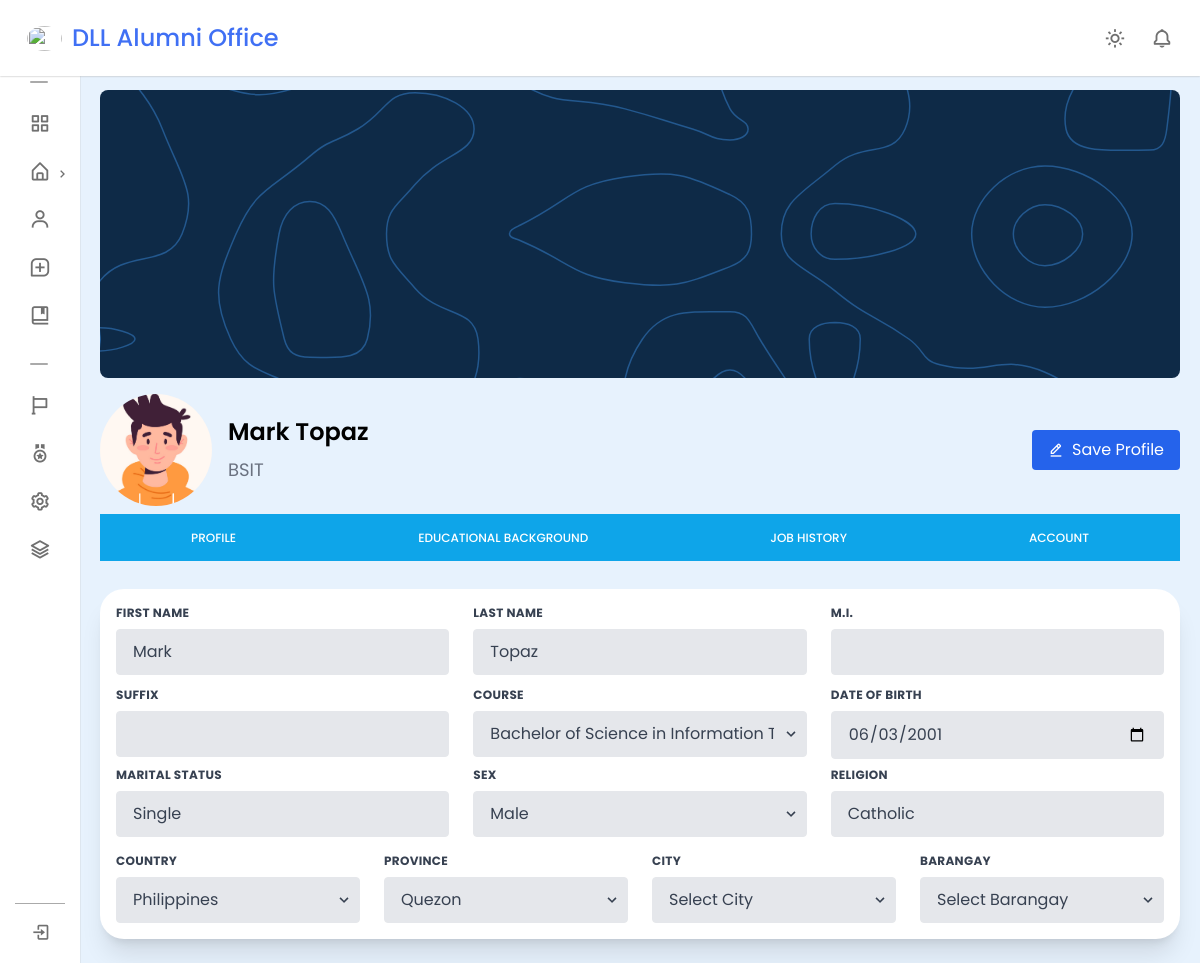
/alumni/A10002/, run on an earlier commit of the app's database.
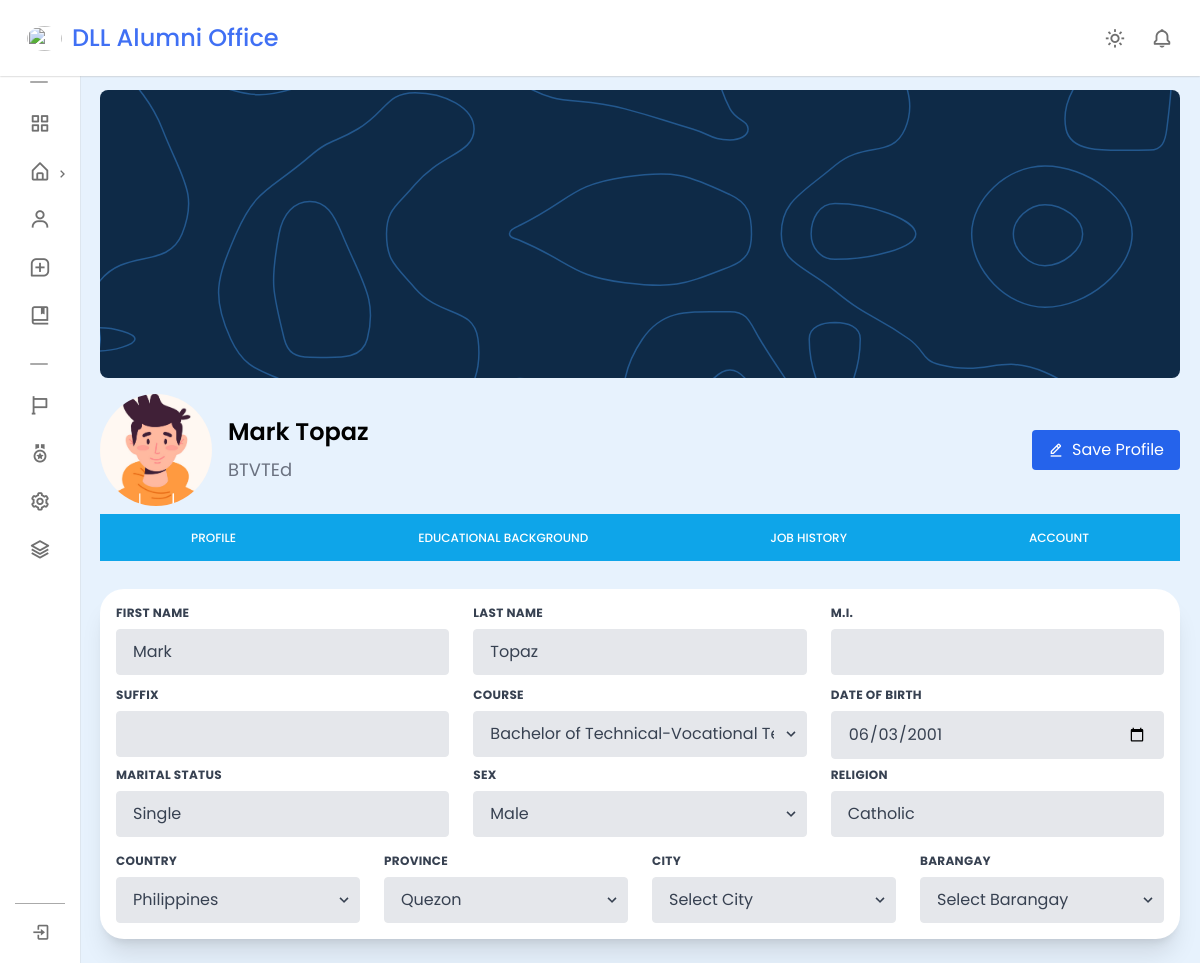
And on a later commit of the database.
### AlumniManagement/models.py (models this page shows, shortened)
class Alumni_Demographic_Profile(models.Model):
    user = models.OneToOneField(User, on_delete=models.CASCADE, blank=True, null=True)
    alumni_id = models.CharField(primary_key=True, max_length=6)
    fname = models.CharField(max_length=64)
    lname = models.CharField(max_length=64)
    mi = models.CharField(max_length=2, blank=True)
    suffix = models.CharField(max_length=3, blank=True)
    course_id = models.ForeignKey(Course, on_delete=models.CASCADE)
    sex = models.CharField(max_length=10, choices=SEX_CHOICES)
    religion = models.CharField(max_length=64)
    marital_status = models.CharField(max_length=64)
    date_of_birth = models.DateField()
    country = models.ForeignKey(Country, on_delete=models.CASCADE)
    province = models.ForeignKey(Province, on_delete=models.CASCADE)
    city = models.ForeignKey(City, on_delete=models.CASCADE)
    barangay = models.ForeignKey(Barangay, on_delete=models.CASCADE)

class Course(models.Model):
    course_id = models.CharField(max_length=6, primary_key=True)
    course_name = models.CharField(max_length=64, blank=False)
    course_desc = models.CharField(max_length=255, blank=True)
    field_type = models.CharField(max_length=64, choices=FIELD_CHOICES, default='technology')
    def __str__(self):
        return f'{self.course_id}'

class Country(models.Model):
    country_name = models.CharField(max_length=64)
    def __str__(self):
        return self.country_name

### AlumniManagement/views.py (the view, shortened to what this page needs)
# urls.py: path('alumni/<str:alumni_id>/', views.alumni_profile, name='alumni_profile'),
def alumni_profile(request, alumni_id):
    alumni = Alumni_Demographic_Profile.objects.get(alumni_id=alumni_id)
    graduate = Graduate.objects.get(alumni=alumni)
    current_jobs = Current_Job.objects.filter(alumni__alumni_id=alumni_id)
    prev_jobs = Previous_Job.objects.filter(alumni__alumni_id=alumni_id)
    countries = Country.objects.all()
    courses = Course.objects.all()
    alumni_country = alumni.country
    alumni_province = alumni.province
    alumni_city = alumni.city
    alumni_barangay = alumni.barangay
    alumni_course_id = str(alumni.course_id)
    context = {
        'alumni':alumni,
        'graduate': graduate,
        'countries': countries,
        'current_jobs': current_jobs,
        'prev_jobs': prev_jobs,
        'courses': courses,
        'alumni_course_id': alumni_course_id,
        'field_choices': FIELD_CHOICES,
        'sex_choices': SEX_CHOICES,
        'alumni_country': alumni_country,
        'alumni_province': alumni_province,
        'alumni_city': alumni_city,
        'alumni_barangay': alumni_barangay,
    }
    return render(request, 'AlumniManagement/alumni_profile.html', context)

### AlumniManagement/models.py (called while the page is built)
    def __str__(self):
        return self.province_name

    def __str__(self):
        return self.city_name

    def __str__(self):
        return self.barangay_name

### AlumniManagement/templates/AlumniManagement/alumni_profile.html (shortened to what the changed rows need)
{% extends 'base_alumni_management.html' %}
{% block content %}
{% load static %}
<link rel="stylesheet" type="text/css" href="{% static 'AlumniManagement/css/alumni_profile.css' %}">
<div>
    <div class="flex items-center gap-4 mt-4">
        <div>
            <h2 class="text-2xl font-semibold mb-2">{{alumni.fname}} {{alumni.mi}} {{alumni.lname}}</h2>
            <span class="text-lg text-gray-500">{{alumni.course_id}}</span>
        </div>
    </div>
    <form class="mb-6" id="myForm" method="POST">
        <div id="tab1" class="tab-content flex flex-wrap rounded-3xl shadow-xl bg-blend-color bg-white p-2 pb-0 pt-4 md:p-4">
            <div class="flex flex-wrap -mx-3">
                <div class="w-full md:w-1/3 px-3 mb-5 sm:mb-0">
                    <label class=" block uppercase tracking-wide text-gray-700 text-xs font-bold mb-2" for="grid-first-name">
                        First Name
                    </label>
                    <input name="fname" required maxlength="64" class="transition ease-linear delay-75 bg-blue-500 focus:-translate-y-1 focus:scale-105 focus:bg-indigo-500 duration-300 appearance-none block w-full bg-gray-200 text-gray-700 border border-grey-200 rounded py-3 px-4 mb-3 leading-tight focus:outline-none focus:bg-white" id="grid-first-name" type="text" value="{{alumni.fname}}">
                </div>
                <div class="w-full md:w-1/3 px-3 mb-5 sm:mb-0">
                    <label class="block uppercase tracking-wide text-gray-700 text-xs font-bold mb-2" for="grid-last-name">
                        Last Name
                    </label>
                    <input name="lname" required maxlength="64" class="transition ease-linear delay-75 bg-blue-500 focus:-translate-y-1 focus:scale-105 focus:bg-indigo-500 duration-300 appearance-none block w-full bg-gray-200 text-gray-700 border border-gray-200 rounded py-3 px-4 leading-tight focus:outline-none focus:bg-white focus:border-gray-500" id="grid-last-name" type="text" value="{{alumni.lname}}">
                </div>
            </div>
            <div class="flex flex-wrap -mx-3 mb-2">
                <div class="w-full md:w-1/3 px-3 mb-5 sm:mb-0">
                    <div class="relative">
                        <select name="course" required class="block appearance-none w-full bg-gray-200 border border-gray-200 text-gray-700 py-3 px-4 pr-8 rounded leading-tight focus:outline-none focus:bg-white focus:border-gray-500" id="course">
                            {% for course in courses %}
                                <option value="{{ course.course_id }}" {% if course.course_id == alumni_course_id %}
                                    selected
                                {% endif %}>{{ course.course_name }}</option>
                            {% endfor %}
                        </select>
                        <div class="pointer-events-none absolute inset-y-0 right-0 flex items-center px-2 text-gray-700">
                        </div>
                    </div>
                </div>
                <div class="w-full md:w-1/3 px-3 mb-5 sm:mb-0">
                    <label class="block uppercase tracking-wide text-gray-700 text-xs font-bold mb-2" for="grid-course-name">
                        Date of Birth
                    </label>
                    <input name="date_of_birth" required class="transition ease-linear delay-75 bg-blue-500 focus:-translate-y-1 focus:scale-105 focus:bg-indigo-500 duration-300 appearance-none block w-full bg-gray-200 text-gray-700 border border-gray-200 rounded py-3 px-4 leading-tight focus:outline-none focus:bg-white focus:border-gray-500" id="grid-course-name" type="date" value="{{alumni.date_of_birth|date:'Y-m-d'}}">
                </div>
            </div>
            <div class="flex flex-wrap -mx-3 mb-2">
                <div class="w-full md:w-1/3 px-3 mb-5 sm:mb-0">
                    <label class="block uppercase tracking-wide text-gray-700 text-xs font-bold mb-2" for="grid-status-name">
                        Marital Status
                    </label>
                    <input name="marital_status" maxlength="64" class="transition ease-linear delay-75 bg-blue-500 focus:-translate-y-1 focus:scale-105 focus:bg-indigo-500 duration-300 appearance-none block w-full bg-gray-200 text-gray-700 border border-gray-200 rounded py-3 px-4 leading-tight focus:outline-none focus:bg-white focus:border-gray-500" id="grid-status-name" type="text" value="{{alumni.marital_status}}">
                </div>
                <div class="w-full md:w-1/3 px-3 mb-5 sm:mb-0">
                    <div class="relative">
                        <select name="sex" required class="block appearance-none w-full bg-gray-200 border border-gray-200 text-gray-700 py-3 px-4 pr-8 rounded leading-tight focus:outline-none focus:bg-white focus:border-gray-500" id="sex">
                            {% for sex_choice in sex_choices %}
                            <option value="{{ sex_choice.0 }}" {% if sex_choice.0 == alumni.sex %}
                                selected
                            {% endif %}>{{ sex_choice.1 }}</option>
                            {% endfor %}
                        </select>
                        <div class="pointer-events-none absolute inset-y-0 right-0 flex items-center px-2 text-gray-700">
                        </div>
                    </div>
                </div>
                <div class="w-full md:w-1/3 px-3 mb-2">
                    <label class="block uppercase tracking-wide text-gray-700 text-xs font-bold mb-2" for="grid-religion-name">
                        Religion
                    </label>
                    <input name="religion" maxlength="64" class="transition ease-linear delay-75 bg-blue-500 focus:-translate-y-1 focus:scale-105 focus:bg-indigo-500 duration-300 appearance-none block w-full bg-gray-200 text-gray-700 border border-gray-200 rounded py-3 px-4 leading-tight focus:outline-none focus:bg-white focus:border-gray-500" id="grid-religion-name" type="text" value="{{alumni.religion}}">
                </div>
            </div>
            <div class="flex flex-wrap -mx-3 ">
                <div class="w-full md:w-1/4 px-3 mb-6 sm:mb-0">
                    <div class="relative">
                        <select name="country" required class="block appearance-none w-full bg-gray-200 border border-gray-200 text-gray-700 py-3 px-4 pr-8 rounded leading-tight focus:outline-none focus:bg-white focus:border-gray-500" id="country">
                            {% for country in countries %}
                            <option value="{{ country.id }}" {% if country.id == alumni.country.id %}
                                selected
                            {% endif %}>{{ country.country_name }}</option>
                            {% endfor %}
                        </select>
                        <div class="pointer-events-none absolute inset-y-0 right-0 flex items-center px-2 text-gray-700">
                        </div>
                    </div>
                </div>
            </div>
        </div>
    </form>
{% endblock content %}

What changed in the data, as far as the page shows it:
changed Alumni_Demographic_Profile "Mark": course_id "BSIT" → "BTVTEd"
Also different on the page:
form field course: "Bachelor of Science in Information Technology" → "Bachelor of Technical-Vocational Teacher Education"
